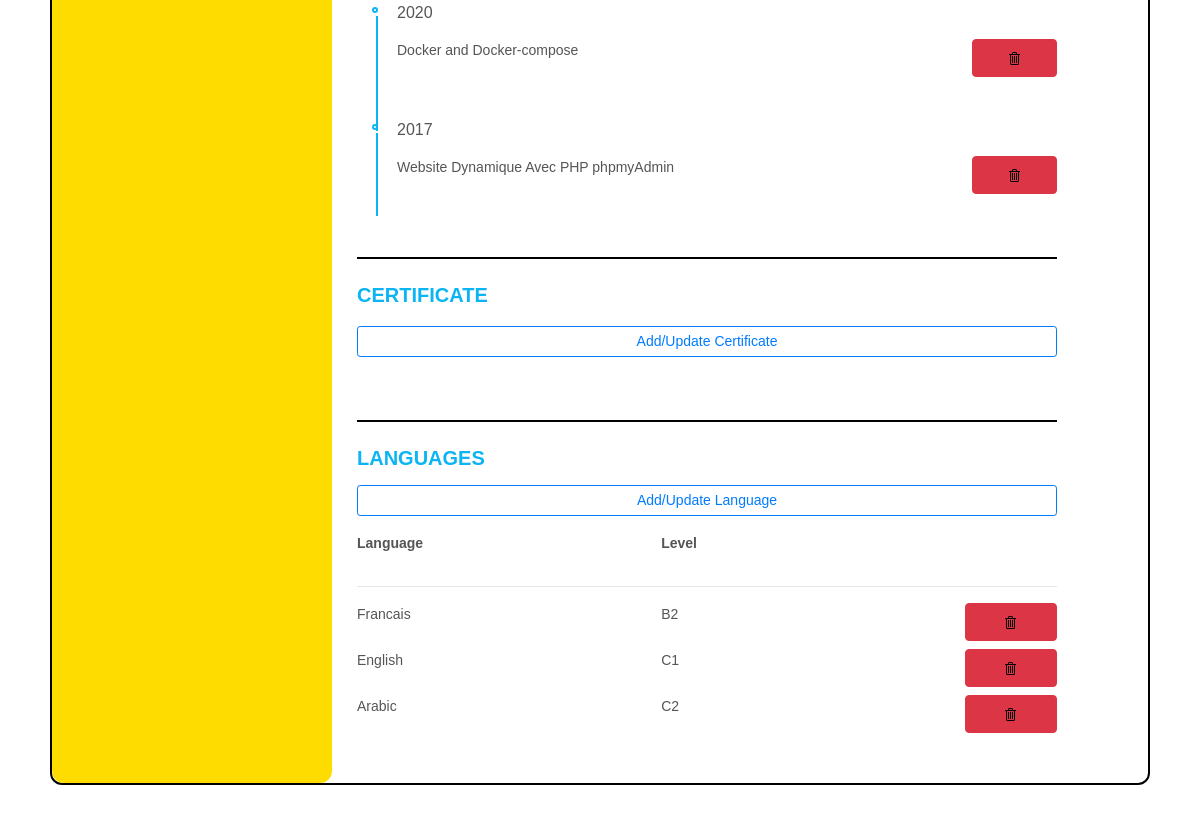
Before: /cv/ (signed in, lower part) with the older database file.
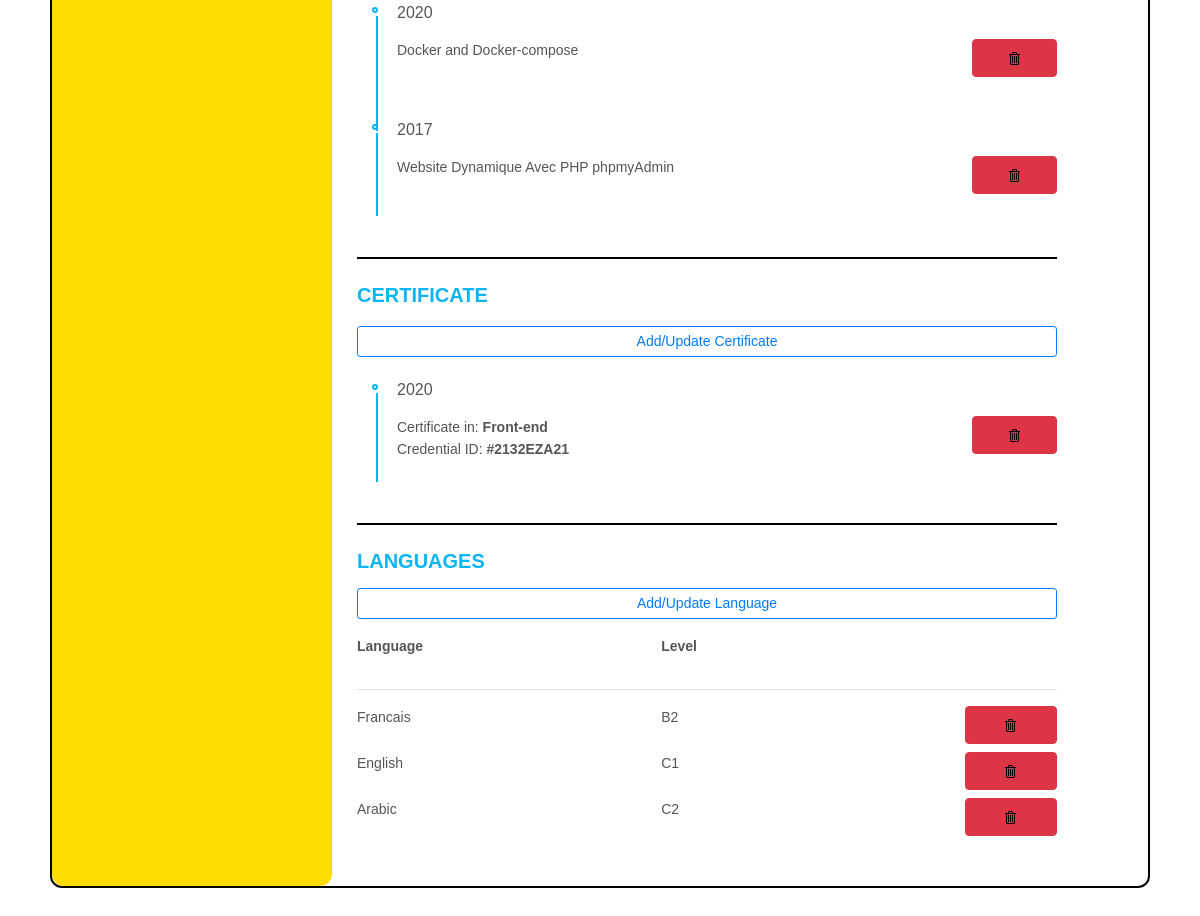
After: the same page with the newer database file.
### Candidat/models.py (models this page shows, shortened)
class Projet_realise(models.Model):
    profil = models.ForeignKey('Profil',on_delete=models.CASCADE ,null=True)
    annee_projet = models.IntegerField( null=True)
    description_projet = models.TextField(null=True,blank=True)

class Language(models.Model):
    lvl = (
        ('', '(Level)'),
        ('A1','découverte'),
        ('A2','usuel'),
        ('B1','niveau seuil'),
        ('B2','niveau avancé'),
        ('C1','autonome'),
        ('C2','maîtrise'),
    )
    profil = models.ForeignKey('Profil',on_delete=models.CASCADE ,null=True)
    langue = models.CharField(max_length=20 ,null=True)
    level = models.CharField(max_length=2,choices=lvl ,null=True)

class Certificat(models.Model):
    profil = models.ForeignKey('Profil',on_delete=models.CASCADE ,null=True)
    accreditation = models.CharField(max_length=100 ,null=True)
    titre_cert = models.CharField(max_length=50 ,null=True)
    date_cert = models.IntegerField( null=True)

### Candidat/decorators.py (the view)
        def wrapper_func(request, *args, **kwargs):
            group = None
            if request.user.groups.exists():
                group = request.user.groups.all()[0].name
            if group in allowed_roles:
                return view_func(request,*args, **kwargs)
            else:
                return redirect('profilEntr')

### Candidat/views.py (called while the page is built)
@login_required(login_url='login')
@allowed_users(allowed_roles=['Candidat'])
def cv(request):
    academics = request.user.profil.academic_set.all()
    exp_pros = request.user.profil.experience_pro_set.all()
    projets = request.user.profil.projet_realise_set.all()
    certificats = request.user.profil.certificat_set.all()
    langues = request.user.profil.language_set.all()
    context={
        'academics' : academics,
        'exp_pros':exp_pros,
        'projets' :projets,
        'certificats':certificats,
        'langues' : langues
    }
    return render(request ,'candidat/profil.html',context)

### Entreprise/models.py (called while the page is built)
    def __str__(self):
        return self.poste_n

### templates/candidat/profil.html (shortened to what this page needs)
{% extends 'base.html' %}
{% load static %}
{% block style %}
  <link rel="stylesheet" type="text/css" href="{% static 'css/cvcss.css' %}">
{% endblock  %}
{% block content %}
<div class="pr1">
<div class="resume wow fadeInUp" data-wow-delay="0.1s">
   <div class="resume_left">
  </div>
  <div class="resume_right">
    <div class="resume_item resume_work">
      <ul>
        {% for projet in projets %}
        <li>
          <div class="date">{{ projet.annee_projet }}</div>
          <div class="info">
            <div class="row">
              <div class="col-10">
                {{ projet.description_projet }}
              </div>
              <div class="col-2">
                <form method="POST" action="{% url 'delete_projet' projet.id %}">
                  <button class="btn btn-danger btn-block" type="submit" name="delete">
                    <img class="img-fluid" src="{% static 'images/delete.png' %}" alt="Delete">
                  </button>
                </form>
              </div>
            </div>
          </div>
          <br>
        </li>
        {% endfor %}
      </ul>
    </div>
    <div class="resume_item resume_work">
      <div class="title">
        <p class="bold">Certificate</p>
      </div>
      <div>
        <a class="btn btn-outline-primary btn-sm btn-block" href="{% url 'create_certificat' %}">Add/Update
          Certificate</a>
        <br>
      </div>
      <ul>
        {% for certificat in certificats %}
        <li>
          <div class="date">{{ certificat.date_cert }}</div>
          <div class="info">
            <div class="row">
              <div class="col-10">
                Certificate in: <b>{{ certificat.titre_cert }}</b> <br> Credential ID:
                <b>{{ certificat.accreditation }}</b>
              </div>
              <div class="col-2">
                <form method="POST" action="{% url 'delete_certificat' certificat.id %}">
                  <button class="btn btn-danger btn-block" type="submit" name="delete">
                    <img class="img-fluid" src="{% static 'images/delete.png' %}" alt="Delete">
                  </button>
                </form>
              </div>
            </div>
          </div>
          <br>
        </li>
        {% endfor %}
      </ul>
    </div>
    <div class="resume_item resume_work">
      <p class="bold">Languages</p>
      <a class="btn btn-outline-primary btn-sm btn-block" href="{% url 'create_language' %}">Add/Update Language</a>
      <div class="row mt-3">
        <div class="col-5">
          <b>
            <p>Language</p>
          </b>
        </div>
        <div class="col-5">
          <b>
            <p>Level</p>
          </b>
        </div>
      </div>
      <hr>
      {% for langue in langues %}
      <div class="row mt-2">
        <div class="col-5">
          {{ langue.langue }}
        </div>
        <div class="col-5">
          {{ langue.level }}
        </div>
        <div class="col-2">
          <form method="POST" action="{% url 'delete_language' langue.id %}">
            <button class="btn btn-danger btn-block" type="submit" name="delete">
              <img class="img-fluid" src="{% static 'images/delete.png' %}" alt="Delete">
            </button>
          </form>
        </div>
      </div>
      {% endfor %}
    </div>
    </div>
  </div>
 </div>
  {% include 'bg-Candidat.html' %}
{% endblock  %}

Changed rows visible on the page:
added Certificat: date_cert "2020", titre_cert "Front-end", accreditation "#2132EZA21"
